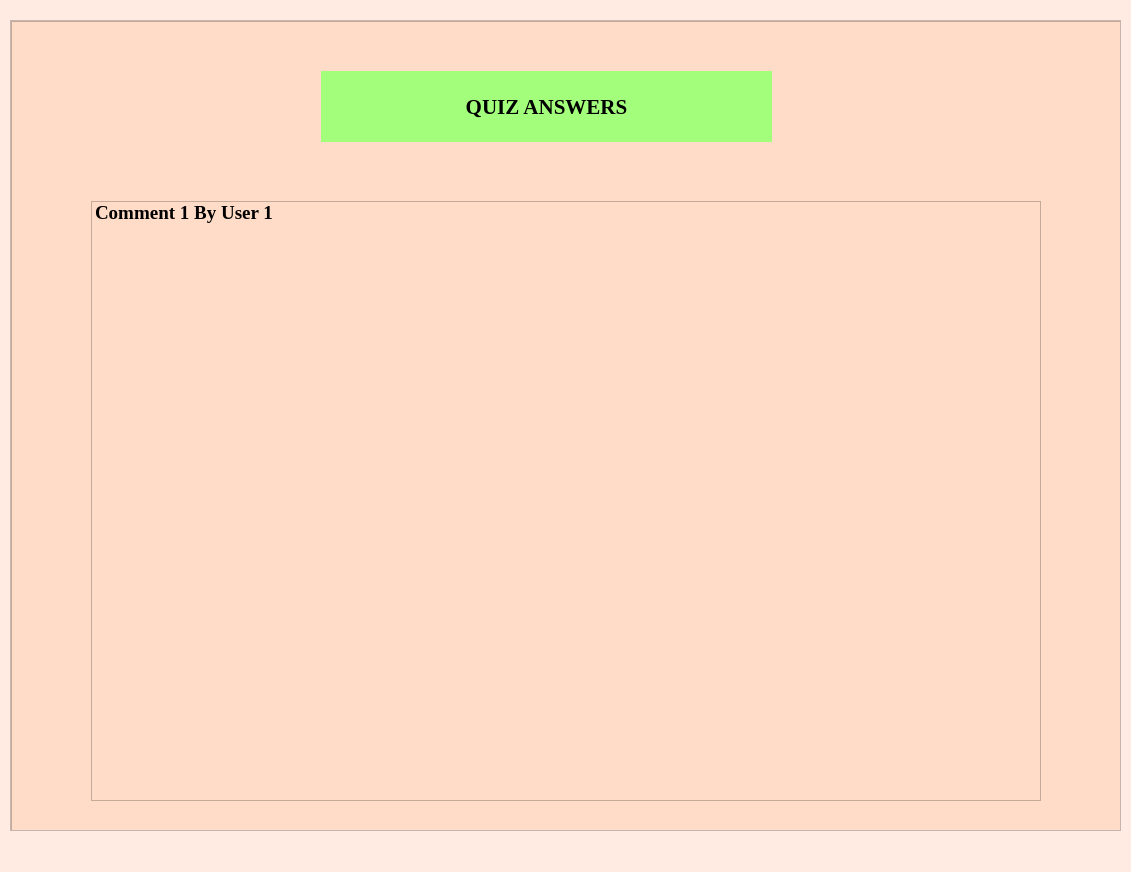
<?xml version="1.0" encoding="UTF-8"?>
<ui version="4.0">
 <class>AnswersWindow</class>
 <widget class="QMainWindow" name="AnswersWindow">
  <property name="geometry">
   <rect>
    <x>0</x>
    <y>0</y>
    <width>1131</width>
    <height>872</height>
   </rect>
  </property>
  <property name="windowTitle">
   <string>Quiz Answers</string>
  </property>
  <property name="styleSheet">
   <string notr="true">background-color: rgb(255, 235, 225);
</string>
  </property>
  <widget class="QWidget" name="centralwidget">
   <widget class="QScrollArea" name="scrollArea">
    <property name="geometry">
     <rect>
      <x>10</x>
      <y>20</y>
      <width>1111</width>
      <height>811</height>
     </rect>
    </property>
    <property name="widgetResizable">
     <bool>true</bool>
    </property>
    <widget class="QWidget" name="scrollAreaWidgetContents">
     <property name="geometry">
      <rect>
       <x>0</x>
       <y>0</y>
       <width>1109</width>
       <height>809</height>
      </rect>
     </property>
     <widget class="QFrame" name="frame">
      <property name="enabled">
       <bool>true</bool>
      </property>
      <property name="geometry">
       <rect>
        <x>0</x>
        <y>0</y>
        <width>1110</width>
        <height>810</height>
       </rect>
      </property>
      <property name="minimumSize">
       <size>
        <width>1110</width>
        <height>810</height>
       </size>
      </property>
      <property name="maximumSize">
       <size>
        <width>1000</width>
        <height>800</height>
       </size>
      </property>
      <property name="styleSheet">
       <string notr="true">background-color: rgb(255, 220, 199);</string>
      </property>
      <property name="frameShape">
       <enum>QFrame::StyledPanel</enum>
      </property>
      <property name="frameShadow">
       <enum>QFrame::Raised</enum>
      </property>
      <widget class="QLabel" name="label_7">
       <property name="geometry">
        <rect>
         <x>310</x>
         <y>50</y>
         <width>451</width>
         <height>71</height>
        </rect>
       </property>
       <property name="font">
        <font>
         <family>Times New Roman</family>
         <pointsize>16</pointsize>
         <weight>75</weight>
         <bold>true</bold>
        </font>
       </property>
       <property name="styleSheet">
        <string notr="true">QLabel{
	background-color:rgb(163, 255, 123)
}</string>
       </property>
       <property name="text">
        <string>QUIZ ANSWERS</string>
       </property>
       <property name="scaledContents">
        <bool>false</bool>
       </property>
       <property name="alignment">
        <set>Qt::AlignCenter</set>
       </property>
      </widget>
      <widget class="QListWidget" name="listWidget_2">
       <property name="geometry">
        <rect>
         <x>80</x>
         <y>180</y>
         <width>950</width>
         <height>600</height>
        </rect>
       </property>
       <property name="minimumSize">
        <size>
         <width>950</width>
         <height>600</height>
        </size>
       </property>
       <property name="maximumSize">
        <size>
         <width>950</width>
         <height>100</height>
        </size>
       </property>
       <property name="font">
        <font>
         <family>Times New Roman</family>
         <pointsize>14</pointsize>
         <weight>75</weight>
         <bold>true</bold>
        </font>
       </property>
       <property name="flow">
        <enum>QListView::TopToBottom</enum>
       </property>
       <property name="resizeMode">
        <enum>QListView::Adjust</enum>
       </property>
       <property name="spacing">
        <number>23</number>
       </property>
       <property name="itemAlignment">
        <set>Qt::AlignCenter</set>
       </property>
       <item>
        <property name="text">
         <string>Comment 1 By User 1</string>
        </property>
       </item>
      </widget>
     </widget>
    </widget>
   </widget>
  </widget>
  <widget class="QMenuBar" name="menubar">
   <property name="geometry">
    <rect>
     <x>0</x>
     <y>0</y>
     <width>1131</width>
     <height>26</height>
    </rect>
   </property>
  </widget>
  <widget class="QStatusBar" name="statusbar"/>
 </widget>
 <resources/>
 <connections/>
</ui>
